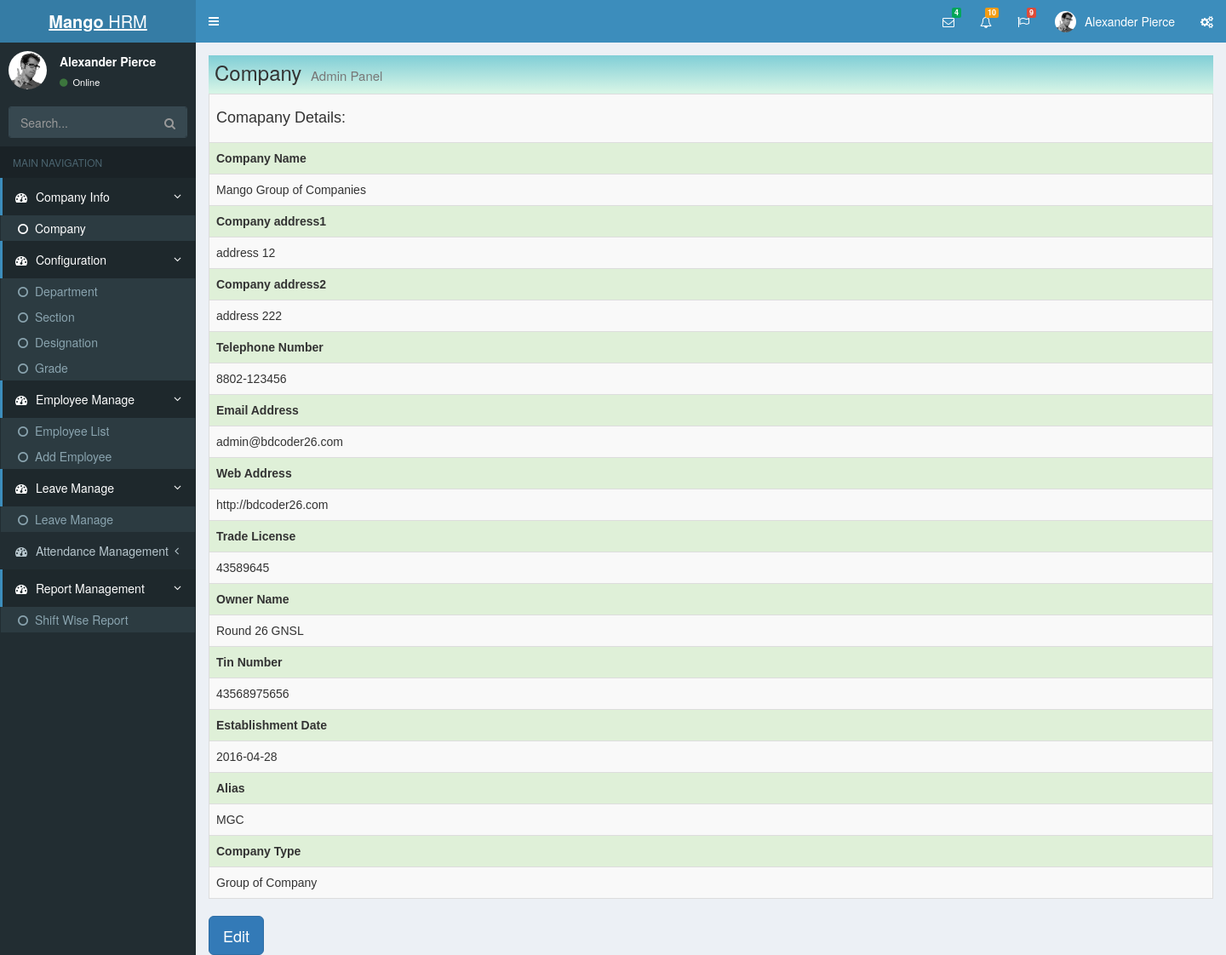
The page /index.php/company_setup on the database its author committed.
### tables this page shows
CREATE TABLE `companysetup` (
  `id` int(3) NOT NULL AUTO_INCREMENT,
  `companyname` varchar(40) NOT NULL,
  `description` text NOT NULL,
  `companyaddress1` text NOT NULL,
  `companyaddress2` text NOT NULL,
  `tel` varchar(15) NOT NULL,
  `fax` varchar(15) NOT NULL,
  `email` varchar(30) NOT NULL,
  `web` varchar(30) NOT NULL,
  `tradeli` varchar(40) NOT NULL,
  `ownername` varchar(40) NOT NULL,
  `tin` varchar(40) NOT NULL,
  `establishmentdate` date NOT NULL,
  `alias` varchar(20) NOT NULL,
  `companytype` varchar(30) NOT NULL,
  PRIMARY KEY (`id`),
  UNIQUE KEY `companyname` (`companyname`)
);

### application/controllers/Company_Setup.php (called while the page is built, shortened)
<?php if ( ! defined('BASEPATH')) exit('No direct script access allowed');
class Company_Setup extends CI_Controller {
 public function __construct() {
        $this->load->model('companymodel/Com_set_model');
        $this->load->library(array('form_validation', 'session'));
        $this->load->helper(array('url', 'form','html'));
    }
 public function index()
 {
  $data['data_get'] = $this->Com_set_model->view();
  $this->load->view('companyview/company_setup_view', $data);
  $this->load->view('footer');
 }
}

### index.php (called while the page is built, shortened)
<?php
require_once BASEPATH.'core/CodeIgniter.php';

### application/models/companymodel/Com_set_model.php (called while the page is built, shortened)
<?php
class Com_set_model extends CI_Model {
 function view() {
  $ambil = $this->db->get('companysetup');
  if ($ambil->num_rows() > 0) {
   foreach ($ambil->result() as $data) {
    $hasil[] = $data;
   }
   return $hasil;
  }
 }
}

### application/views/companyview/company_setup_view.php (the view, shortened to what this page needs)
<?php $this->load->view('header', array('title' => 'Company Info')); ?>
<?php $this->load->view('leftnav', array('active' => 'Company_Info')); ?>
<div class="content-wrapper">
    <section class="content-header">
        <h1 style="padding:7px; height:45px;" class='headtitlebackgroudgradient'>
            Company
            <small>Admin Panel</small></h1>
<div class="table-responsive">
   <table class="table table-bordered table-hover table-striped">
      <tr>
	  <th><h4>Comapany Details:</h4></th>
      </tr>
   <?php
  if ($data_get == NULL) {
  ?>
  <div class="alert alert-info" role="alert">Missing data!</div>
  <?php
  } else {
  foreach ($data_get as $row) {
  ?>
          <tr class="success">
          <th>Company Name</th>
		 </tr>
		  <tr class="primary">
          <td><?php echo $row->companyname; ?></td>
		  </tr>
           <tr class="success">
          <th>Company address1</th>
		 </tr>
		  <tr class="primary">
          <td><?php echo $row->companyaddress1; ?></td>
		  </tr>
		   <tr class="success">
          <th>Company address2</th>
		 </tr>
		  <tr class="primary">
          <td><?php echo $row->companyaddress2; ?></td>
		  </tr>
		   <tr class="success">
          <th>Telephone Number</th>
		 </tr>
		  <tr class="primary">
          <td><?php echo $row->tel; ?></td>
		  </tr>
		   <tr class="success">
          <th>Email Address</th>
		 </tr>
		  <tr class="primary">
          <td><?php echo $row->email; ?></td>
		  </tr>
		   <tr class="success">
          <th>Web Address</th>
		 </tr>
		  <tr class="primary">
          <td><?php echo $row->web; ?></td>
		  </tr>
		   <tr class="success">
          <th>Trade License</th>
		 </tr>
		  <tr class="primary">
          <td><?php echo $row->tradeli; ?></td>
		  </tr>
		   <tr class="success">
          <th>Owner Name</th>
		 </tr>
		  <tr class="primary">
          <td><?php echo $row->ownername; ?></td>
		  </tr>
		   <tr class="success">
          <th>Tin Number</th>
		 </tr>
		  <tr class="primary">
          <td><?php echo $row->tin; ?></td>
		  </tr>
		   <tr class="success">
          <th>Establishment Date</th>
		 </tr>
		  <tr class="primary">
          <td><?php echo $row->establishmentdate; ?></td>
		  </tr>
		   <tr class="success">
          <th>Alias</th>
		 </tr>
		  <tr class="primary">
          <td><?php echo $row->alias; ?></td>
		  </tr>
		   <tr class="success">
          <th>Company Type</th>
		 </tr>
		  <tr class="primary">
          <td><?php echo $row->companytype; ?></td>
      <?php
      }
  }
      ?>
        </tr>
   </table>
  <a href="<?php echo site_url('Company_Setup/edit/' . $row->id); ?>" class="btn btn-primary btn-lg">Edit</a>
</div>
</div>
</body>
</html>

### application/views/header.php (shortened to what this page needs)
<!DOCTYPE html>
<html>
    <head>
        <link rel="stylesheet" href="<?php echo site_url(); ?>assets/bootstrap/css/bootstrap.min.css">
        <link rel="stylesheet" href="https://maxcdn.bootstrapcdn.com/font-awesome/4.4.0/css/font-awesome.min.css">
        <link rel="stylesheet" href="https://code.ionicframework.com/ionicons/2.0.1/css/ionicons.min.css">
        <link rel="stylesheet" href="<?php echo site_url(); ?>assets/dist/css/AdminLTE.min.css">
        <link rel="stylesheet" href="<?php echo site_url(); ?>assets/dist/css/skins/_all-skins.min.css">
        <link rel="stylesheet" href="<?php echo site_url(); ?>assets/plugins/iCheck/flat/blue.css">
        <link rel="stylesheet" href="<?php echo site_url(); ?>assets/plugins/morris/morris.css">
        <link rel="stylesheet" href="<?php echo site_url(); ?>assets/plugins/jvectormap/jquery-jvectormap-1.2.2.css">
        <link rel="stylesheet" href="<?php echo site_url(); ?>assets/plugins/datepicker/datepicker3.css">
        <link rel="stylesheet" href="<?php echo site_url(); ?>assets/plugins/daterangepicker/daterangepicker-bs3.css">
        <link rel="stylesheet" href="<?php echo site_url(); ?>assets/plugins/bootstrap-wysihtml5/bootstrap3-wysihtml5.min.css">
        <link href="<?php echo base_url('assets/bootstrap/css/bootstrap.min.css') ?>" rel="stylesheet">
        <link href="<?php echo base_url('assets/datatables/css/dataTables.bootstrap.css') ?>" rel="stylesheet">
        <link href="<?php echo base_url('assets/bootstrap-datepicker/css/bootstrap-datepicker3.min.css') ?>" rel="stylesheet">
        <link href="<?php echo site_url(); ?>assets/bootstrap/css/custom_css.css" rel="stylesheet">
    </head>
    <body class="hold-transition skin-blue sidebar-mini">
        <div class="wrapper">
            <header class="main-header">
                <a href="<?php base_url() ?>" class="logo">
                    <span class="logo-lg"><b>Mango </b>HRM</span>
                </a>
                <nav class="navbar navbar-static-top" role="navigation">
                    <a href="#" class="sidebar-toggle" data-toggle="offcanvas" role="button">
                    </a>
                    <div class="navbar-custom-menu">
                        <ul class="nav navbar-nav">
                            <li class="dropdown messages-menu">
                                <a href="#" class="dropdown-toggle" data-toggle="dropdown">
                                    <i class="fa fa-envelope-o"></i>
                                    <span class="label label-success">4</span>
                                </a>
                            </li>
                            <li class="dropdown notifications-menu">
                                <a href="#" class="dropdown-toggle" data-toggle="dropdown">
                                    <i class="fa fa-bell-o"></i>
                                    <span class="label label-warning">10</span>
                                </a>
                            </li>
                            <li class="dropdown tasks-menu">
                                <a href="#" class="dropdown-toggle" data-toggle="dropdown">
                                    <i class="fa fa-flag-o"></i>
                                    <span class="label label-danger">9</span>
                                </a>
                            </li>
                            <li class="dropdown user user-menu">
                                <a href="#" class="dropdown-toggle" data-toggle="dropdown">
                                    <img src="<?php echo site_url(); ?>assets/dist/img/user2-160x160.jpg" class="user-image" alt="User Image">
                                    <span class="hidden-xs">Alexander Pierce</span>
                                </a>
                            </li>
                            <li>
                                <a href="#" data-toggle="control-sidebar"><i class="fa fa-gears"></i></a>
                            </li>
                        </ul>
                    </div>
                </nav>
            </header>

### application/views/leftnav.php (shortened to what this page needs)
<aside class="main-sidebar">
    <section class="sidebar">
        <div class="user-panel">
            <div class="pull-left image">
                <img src="<?php echo site_url(); ?>assets/dist/img/user2-160x160.jpg" class="img-circle" alt="User Image">
            </div>
            <div class="pull-left info">
                <p>Alexander Pierce</p>
                <a href="#"><i class="fa fa-circle text-success"></i> Online</a>
            </div>
        </div>
        <form action="#" method="get" class="sidebar-form">
            <div class="input-group">
                <input type="text" name="q" class="form-control" placeholder="Search...">
                <span class="input-group-btn">
                    <button type="submit" name="search" id="search-btn" class="btn btn-flat"><i class="fa fa-search"></i></button>
                </span>
            </div>
        </form>
        <ul class="sidebar-menu">
            <li class="header">MAIN NAVIGATION</li>
            <li class="treeview active">
                <a href="#">
                    <i class="fa fa-dashboard"></i> <span>Company Info</span> <i class="fa fa-angle-left pull-right"></i>
                </a>
                <ul class="treeview-menu">
                    <li <?php if ($active == "Company_Info") echo 'class="active"'; ?>><?php echo anchor('Company_Setup', '<i class="fa fa-circle-o"></i>Company', 'title="Company_Setup"'); ?></li>
                </ul>
            </li>
            <li class="treeview active">
                <a href="#">
                    <i class="fa fa-dashboard"></i> <span>Configuration</span> <i class="fa fa-angle-left pull-right"></i>
                </a>
                <ul class="treeview-menu">
                    <li <?php if ($active == "Department") echo 'class="active"'; ?>><?php echo anchor('department', '<i class="fa fa-circle-o"></i>Department', 'title="Department"'); ?></li>
                    <li <?php if ($active == "Section") echo 'class="active"'; ?>><?php echo anchor('section', '<i class="fa fa-circle-o"></i>Section', 'title="Section"'); ?></li>
                    <li <?php if ($active == "Designation") echo 'class="active"'; ?>><?php echo anchor('designations', '<i class="fa fa-circle-o"></i>Designation', 'title="Designation"'); ?></li>
                    <li <?php if ($active == "Empgrade") echo 'class="active"'; ?>><?php echo anchor('empgrade/index', '<i class="fa fa-circle-o"></i>Grade', 'title="Grade"'); ?></li>
                </ul>
            </li>
            <li class="treeview active">
                <a href="#">
                    <i class="fa fa-dashboard"></i> <span>Employee Manage</span> <i class="fa fa-angle-left pull-right"></i>
                </a>
                <ul class="treeview-menu">
                    <li <?php if ($active == "Employee_List") echo 'class="active"'; ?>><?php echo anchor('employee/emp_table_load', '<i class="fa fa-circle-o"></i>Employee List', 'title="Employee List"'); ?></li>
                    <li <?php if ($active == "Employee_gen_first") echo 'class="active"'; ?>><?php echo anchor('employee/add_emp_gen_info', '<i class="fa fa-circle-o"></i>Add Employee', 'title="Add Employee"'); ?></li>
                </ul>
            </li>
            <li class="treeview active">
                <a href="#">
                    <i class="fa fa-dashboard"></i> <span>Leave Manage</span> <i class="fa fa-angle-left pull-right"></i>
                </a>
                <ul class="treeview-menu">
                    <li <?php if ($active == "Leave_manage") echo 'class="active sidebar-toggle"'; ?>><?php echo anchor('leave/index', '<i class="fa fa-circle-o"></i>Leave Manage', 'title="Leave Manage"'); ?></li>
                </ul>
            </li>
            <li class="treeview" active>
                <a href="#">
                    <i class="fa fa-dashboard"></i> <span>Attendance Management</span> <i class="fa fa-angle-left pull-right"></i>
                </a>
            </li>
            <li class="treeview active">
                <a href="#">
                    <i class="fa fa-dashboard"></i> <span>Report Management</span> <i class="fa fa-angle-left pull-right"></i>
                </a>
                <ul class="treeview-menu">
                    <li <?php if ($active == "Shift_wise_report") echo 'class="active"'; ?>><?php echo anchor('Report_Shift_wise/index', '<i class="fa fa-circle-o"></i>Shift Wise Report', 'title="Shift Wise Report"'); ?></li>
                </ul>
                </section>
                </aside>

### rows shown on the page
companysetup: companyname "Mango Group of Companies", companyaddress1 "address 12", companyaddress2 "address 222", tel "8802-123456", email "admin@bdcoder26.com", web "http://bdcoder26.com", tradeli "43589645", ownername "Round 26 GNSL", tin "43568975656", establishmentdate "2016-04-28", alias "MGC", companytype "Group of Company"
